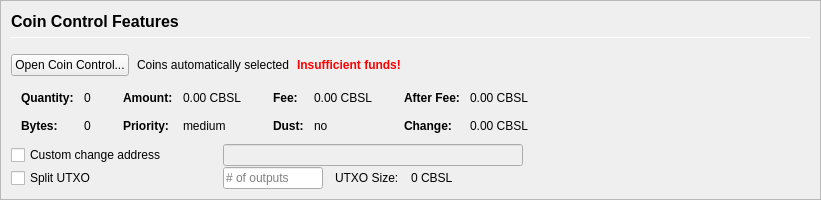
         <widget class="QFrame" name="frameCoinControl">
          <property name="sizePolicy">
           <sizepolicy hsizetype="Expanding" vsizetype="Expanding">
            <horstretch>0</horstretch>
            <verstretch>0</verstretch>
           </sizepolicy>
          </property>
          <property name="maximumSize">
           <size>
            <width>16777215</width>
            <height>16777215</height>
           </size>
          </property>
          <property name="frameShape">
           <enum>QFrame::StyledPanel</enum>
          </property>
          <property name="frameShadow">
           <enum>QFrame::Sunken</enum>
          </property>
          <layout class="QVBoxLayout" name="verticalLayoutCoinControl2">
           <property name="spacing">
            <number>0</number>
           </property>
           <property name="leftMargin">
            <number>0</number>
           </property>
           <property name="topMargin">
            <number>0</number>
           </property>
           <property name="rightMargin">
            <number>0</number>
           </property>
           <property name="bottomMargin">
            <number>0</number>
           </property>
           <item>
            <widget class="QFrame" name="frameCoinControl_BG">
             <layout class="QVBoxLayout" name="verticalLayoutCoinControl" stretch="0,0,0,0,0,0">
              <property name="spacing">
               <number>1</number>
              </property>
              <property name="leftMargin">
               <number>10</number>
              </property>
              <property name="topMargin">
               <number>10</number>
              </property>
              <item>
               <layout class="QHBoxLayout" name="horizontalLayoutCoinControl1">
                <property name="bottomMargin">
                 <number>15</number>
                </property>
                <item>
                 <layout class="QVBoxLayout" name="verticalLayout_3">
                  <property name="spacing">
                   <number>6</number>
                  </property>
                  <item>
                   <widget class="QLabel" name="labelCoinControlFeatures">
                    <property name="sizePolicy">
                     <sizepolicy hsizetype="Preferred" vsizetype="Maximum">
                      <horstretch>0</horstretch>
                      <verstretch>0</verstretch>
                     </sizepolicy>
                    </property>
                    <property name="minimumSize">
                     <size>
                      <width>0</width>
                      <height>20</height>
                     </size>
                    </property>
                    <property name="font">
                     <font>
                      <pointsize>12</pointsize>
                      <weight>75</weight>
                      <bold>true</bold>
                     </font>
                    </property>
                    <property name="styleSheet">
                     <string notr="true">font-weight:bold;</string>
                    </property>
                    <property name="text">
                     <string>Coin Control Features</string>
                    </property>
                   </widget>
                  </item>
                  <item>
                   <widget class="Line" name="line">
                    <property name="minimumSize">
                     <size>
                      <width>0</width>
                      <height>1</height>
                     </size>
                    </property>
                    <property name="maximumSize">
                     <size>
                      <width>16777215</width>
                      <height>1</height>
                     </size>
                    </property>
                    <property name="orientation">
                     <enum>Qt::Horizontal</enum>
                    </property>
                   </widget>
                  </item>
                 </layout>
                </item>
               </layout>
              </item>
              <item>
               <layout class="QHBoxLayout" name="horizontalLayoutCoinControl2" stretch="0,0,0,0">
                <property name="spacing">
                 <number>8</number>
                </property>
                <property name="bottomMargin">
                 <number>10</number>
                </property>
                <item>
                 <widget class="QPushButton" name="pushButtonCoinControl">
                  <property name="styleSheet">
                   <string notr="true"/>
                  </property>
                  <property name="text">
                   <string>Open Coin Control...</string>
                  </property>
                  <property name="autoDefault">
                   <bool>false</bool>
                  </property>
                 </widget>
                </item>
                <item>
                 <widget class="QLabel" name="labelCoinControlAutomaticallySelected">
                  <property name="text">
                   <string>Coins automatically selected</string>
                  </property>
                  <property name="margin">
                   <number>5</number>
                  </property>
                 </widget>
                </item>
                <item>
                 <widget class="QLabel" name="labelCoinControlInsuffFunds">
                  <property name="font">
                   <font>
                    <weight>75</weight>
                    <bold>true</bold>
                   </font>
                  </property>
                  <property name="styleSheet">
                   <string notr="true">color:red;font-weight:bold;</string>
                  </property>
                  <property name="text">
                   <string>Insufficient funds!</string>
                  </property>
                  <property name="margin">
                   <number>5</number>
                  </property>
                 </widget>
                </item>
                <item>
                 <spacer name="horizontalSpacerCoinControl">
                  <property name="orientation">
                   <enum>Qt::Horizontal</enum>
                  </property>
                  <property name="sizeHint" stdset="0">
                   <size>
                    <width>40</width>
                    <height>1</height>
                   </size>
                  </property>
                 </spacer>
                </item>
               </layout>
              </item>
              <item>
               <widget class="QWidget" name="widgetCoinControl" native="true">
                <property name="sizePolicy">
                 <sizepolicy hsizetype="Preferred" vsizetype="Preferred">
                  <horstretch>0</horstretch>
                  <verstretch>0</verstretch>
                 </sizepolicy>
                </property>
                <property name="minimumSize">
                 <size>
                  <width>0</width>
                  <height>0</height>
                 </size>
                </property>
                <property name="styleSheet">
                 <string notr="true"/>
                </property>
                <layout class="QHBoxLayout" name="horizontalLayoutCoinControl5">
                 <property name="leftMargin">
                  <number>0</number>
                 </property>
                 <property name="topMargin">
                  <number>0</number>
                 </property>
                 <property name="rightMargin">
                  <number>0</number>
                 </property>
                 <property name="bottomMargin">
                  <number>0</number>
                 </property>
                 <item>
                  <layout class="QHBoxLayout" name="horizontalLayoutCoinControl3" stretch="0,0,0,1">
                   <property name="spacing">
                    <number>20</number>
                   </property>
                   <property name="topMargin">
                    <number>0</number>
                   </property>
                   <property name="bottomMargin">
                    <number>10</number>
                   </property>
                   <item>
                    <layout class="QFormLayout" name="formLayoutCoinControl1">
                     <property name="horizontalSpacing">
                      <number>10</number>
                     </property>
                     <property name="verticalSpacing">
                      <number>14</number>
                     </property>
                     <property name="leftMargin">
                      <number>10</number>
                     </property>
                     <property name="topMargin">
                      <number>4</number>
                     </property>
                     <property name="rightMargin">
                      <number>6</number>
                     </property>
                     <item row="0" column="0">
                      <widget class="QLabel" name="labelCoinControlQuantityText">
                       <property name="font">
                        <font>
                         <weight>75</weight>
                         <bold>true</bold>
                        </font>
                       </property>
                       <property name="text">
                        <string>Quantity:</string>
                       </property>
                       <property name="margin">
                        <number>0</number>
                       </property>
                      </widget>
                     </item>
                     <item row="0" column="1">
                      <widget class="QLabel" name="labelCoinControlQuantity">
                       <property name="cursor">
                        <cursorShape>IBeamCursor</cursorShape>
                       </property>
                       <property name="contextMenuPolicy">
                        <enum>Qt::ActionsContextMenu</enum>
                       </property>
                       <property name="text">
                        <string notr="true">0</string>
                       </property>
                       <property name="margin">
                        <number>0</number>
                       </property>
                       <property name="textInteractionFlags">
                        <set>Qt::LinksAccessibleByMouse|Qt::TextSelectableByKeyboard|Qt::TextSelectableByMouse</set>
                       </property>
                      </widget>
                     </item>
                     <item row="1" column="0">
                      <widget class="QLabel" name="labelCoinControlBytesText">
                       <property name="font">
                        <font>
                         <weight>75</weight>
                         <bold>true</bold>
                        </font>
                       </property>
                       <property name="text">
                        <string>Bytes:</string>
                       </property>
                      </widget>
                     </item>
                     <item row="1" column="1">
                      <widget class="QLabel" name="labelCoinControlBytes">
                       <property name="cursor">
                        <cursorShape>IBeamCursor</cursorShape>
                       </property>
                       <property name="contextMenuPolicy">
                        <enum>Qt::ActionsContextMenu</enum>
                       </property>
                       <property name="text">
                        <string notr="true">0</string>
                       </property>
                       <property name="textInteractionFlags">
                        <set>Qt::LinksAccessibleByMouse|Qt::TextSelectableByKeyboard|Qt::TextSelectableByMouse</set>
                       </property>
                      </widget>
                     </item>
                    </layout>
                   </item>
                   <item>
                    <layout class="QFormLayout" name="formLayoutCoinControl2">
                     <property name="horizontalSpacing">
                      <number>10</number>
                     </property>
                     <property name="verticalSpacing">
                      <number>14</number>
                     </property>
                     <property name="leftMargin">
                      <number>6</number>
                     </property>
                     <property name="topMargin">
                      <number>4</number>
                     </property>
                     <property name="rightMargin">
                      <number>6</number>
                     </property>
                     <item row="0" column="0">
                      <widget class="QLabel" name="labelCoinControlAmountText">
                       <property name="font">
                        <font>
                         <weight>75</weight>
                         <bold>true</bold>
                        </font>
                       </property>
                       <property name="text">
                        <string>Amount:</string>
                       </property>
                       <property name="margin">
                        <number>0</number>
                       </property>
                      </widget>
                     </item>
                     <item row="0" column="1">
                      <widget class="QLabel" name="labelCoinControlAmount">
                       <property name="cursor">
                        <cursorShape>IBeamCursor</cursorShape>
                       </property>
                       <property name="contextMenuPolicy">
                        <enum>Qt::ActionsContextMenu</enum>
                       </property>
                       <property name="text">
                        <string notr="true">0.00 CBSL</string>
                       </property>
                       <property name="textInteractionFlags">
                        <set>Qt::LinksAccessibleByMouse|Qt::TextSelectableByKeyboard|Qt::TextSelectableByMouse</set>
                       </property>
                      </widget>
                     </item>
                     <item row="1" column="0">
                      <widget class="QLabel" name="labelCoinControlPriorityText">
                       <property name="font">
                        <font>
                         <weight>75</weight>
                         <bold>true</bold>
                        </font>
                       </property>
                       <property name="text">
                        <string>Priority:</string>
                       </property>
                      </widget>
                     </item>
                     <item row="1" column="1">
                      <widget class="QLabel" name="labelCoinControlPriority">
                       <property name="cursor">
                        <cursorShape>IBeamCursor</cursorShape>
                       </property>
                       <property name="contextMenuPolicy">
                        <enum>Qt::ActionsContextMenu</enum>
                       </property>
                       <property name="text">
                        <string>medium</string>
                       </property>
                       <property name="textInteractionFlags">
                        <set>Qt::LinksAccessibleByMouse|Qt::TextSelectableByKeyboard|Qt::TextSelectableByMouse</set>
                       </property>
                      </widget>
                     </item>
                    </layout>
                   </item>
                   <item>
                    <layout class="QFormLayout" name="formLayoutCoinControl3">
                     <property name="horizontalSpacing">
                      <number>10</number>
                     </property>
                     <property name="verticalSpacing">
                      <number>14</number>
                     </property>
                     <property name="leftMargin">
                      <number>6</number>
                     </property>
                     <property name="topMargin">
                      <number>4</number>
                     </property>
                     <property name="rightMargin">
                      <number>6</number>
                     </property>
                     <item row="0" column="0">
                      <widget class="QLabel" name="labelCoinControlFeeText">
                       <property name="font">
                        <font>
                         <weight>75</weight>
                         <bold>true</bold>
                        </font>
                       </property>
                       <property name="text">
                        <string>Fee:</string>
                       </property>
                       <property name="margin">
                        <number>0</number>
                       </property>
                      </widget>
                     </item>
                     <item row="0" column="1">
                      <widget class="QLabel" name="labelCoinControlFee">
                       <property name="cursor">
                        <cursorShape>IBeamCursor</cursorShape>
                       </property>
                       <property name="contextMenuPolicy">
                        <enum>Qt::ActionsContextMenu</enum>
                       </property>
                       <property name="text">
                        <string notr="true">0.00 CBSL</string>
                       </property>
                       <property name="textInteractionFlags">
                        <set>Qt::LinksAccessibleByMouse|Qt::TextSelectableByKeyboard|Qt::TextSelectableByMouse</set>
                       </property>
                      </widget>
                     </item>
                     <item row="1" column="0">
                      <widget class="QLabel" name="labelCoinControlLowOutputText">
                       <property name="font">
                        <font>
                         <weight>75</weight>
                         <bold>true</bold>
                        </font>
                       </property>
                       <property name="text">
                        <string>Dust:</string>
                       </property>
                      </widget>
                     </item>
                     <item row="1" column="1">
                      <widget class="QLabel" name="labelCoinControlLowOutput">
                       <property name="cursor">
                        <cursorShape>IBeamCursor</cursorShape>
                       </property>
                       <property name="contextMenuPolicy">
                        <enum>Qt::ActionsContextMenu</enum>
                       </property>
                       <property name="text">
                        <string>no</string>
                       </property>
                       <property name="textInteractionFlags">
                        <set>Qt::LinksAccessibleByMouse|Qt::TextSelectableByKeyboard|Qt::TextSelectableByMouse</set>
                       </property>
                      </widget>
                     </item>
                    </layout>
                   </item>
                   <item>
                    <layout class="QFormLayout" name="formLayoutCoinControl4">
                     <property name="horizontalSpacing">
                      <number>10</number>
                     </property>
                     <property name="verticalSpacing">
                      <number>14</number>
                     </property>
                     <property name="leftMargin">
                      <number>6</number>
                     </property>
                     <property name="topMargin">
                      <number>4</number>
                     </property>
                     <property name="rightMargin">
                      <number>6</number>
                     </property>
                     <item row="0" column="0">
                      <widget class="QLabel" name="labelCoinControlAfterFeeText">
                       <property name="font">
                        <font>
                         <weight>75</weight>
                         <bold>true</bold>
                        </font>
                       </property>
                       <property name="text">
                        <string>After Fee:</string>
                       </property>
                       <property name="margin">
                        <number>0</number>
                       </property>
                      </widget>
                     </item>
                     <item row="0" column="1">
                      <widget class="QLabel" name="labelCoinControlAfterFee">
                       <property name="cursor">
                        <cursorShape>IBeamCursor</cursorShape>
                       </property>
                       <property name="contextMenuPolicy">
                        <enum>Qt::ActionsContextMenu</enum>
                       </property>
                       <property name="text">
                        <string notr="true">0.00 CBSL</string>
                       </property>
                       <property name="textInteractionFlags">
                        <set>Qt::LinksAccessibleByMouse|Qt::TextSelectableByKeyboard|Qt::TextSelectableByMouse</set>
                       </property>
                      </widget>
                     </item>
                     <item row="1" column="0">
                      <widget class="QLabel" name="labelCoinControlChangeText">
                       <property name="font">
                        <font>
                         <weight>75</weight>
                         <bold>true</bold>
                        </font>
                       </property>
                       <property name="text">
                        <string>Change:</string>
                       </property>
                      </widget>
                     </item>
                     <item row="1" column="1">
                      <widget class="QLabel" name="labelCoinControlChange">
                       <property name="cursor">
                        <cursorShape>IBeamCursor</cursorShape>
                       </property>
                       <property name="contextMenuPolicy">
                        <enum>Qt::ActionsContextMenu</enum>
                       </property>
                       <property name="text">
                        <string notr="true">0.00 CBSL</string>
                       </property>
                       <property name="textInteractionFlags">
                        <set>Qt::LinksAccessibleByMouse|Qt::TextSelectableByKeyboard|Qt::TextSelectableByMouse</set>
                       </property>
                      </widget>
                     </item>
                    </layout>
                   </item>
                  </layout>
                 </item>
                </layout>
               </widget>
              </item>
              <item>
               <layout class="QHBoxLayout" name="horizontalLayoutCoinControl4">
                <property name="spacing">
                 <number>12</number>
                </property>
                <property name="sizeConstraint">
                 <enum>QLayout::SetDefaultConstraint</enum>
                </property>
                <property name="topMargin">
                 <number>0</number>
                </property>
                <property name="rightMargin">
                 <number>0</number>
                </property>
                <item>
                 <widget class="QCheckBox" name="checkBoxCoinControlChange">
                  <property name="sizePolicy">
                   <sizepolicy hsizetype="Preferred" vsizetype="Preferred">
                    <horstretch>0</horstretch>
                    <verstretch>0</verstretch>
                   </sizepolicy>
                  </property>
                  <property name="minimumSize">
                   <size>
                    <width>200</width>
                    <height>0</height>
                   </size>
                  </property>
                  <property name="maximumSize">
                   <size>
                    <width>200</width>
                    <height>16777215</height>
                   </size>
                  </property>
                  <property name="toolTip">
                   <string>If this is activated, but the change address is empty or invalid, change will be sent to a newly generated address.</string>
                  </property>
                  <property name="text">
                   <string>Custom change address</string>
                  </property>
                 </widget>
                </item>
                <item>
                 <widget class="QValidatedLineEdit" name="lineEditCoinControlChange">
                  <property name="enabled">
                   <bool>false</bool>
                  </property>
                  <property name="sizePolicy">
                   <sizepolicy hsizetype="Preferred" vsizetype="Preferred">
                    <horstretch>0</horstretch>
                    <verstretch>0</verstretch>
                   </sizepolicy>
                  </property>
                  <property name="minimumSize">
                   <size>
                    <width>300</width>
                    <height>0</height>
                   </size>
                  </property>
                 </widget>
                </item>
                <item>
                 <widget class="QLabel" name="labelCoinControlChangeLabel">
                  <property name="sizePolicy">
                   <sizepolicy hsizetype="Preferred" vsizetype="Preferred">
                    <horstretch>0</horstretch>
                    <verstretch>0</verstretch>
                   </sizepolicy>
                  </property>
                  <property name="minimumSize">
                   <size>
                    <width>100</width>
                    <height>0</height>
                   </size>
                  </property>
                  <property name="text">
                   <string/>
                  </property>
                  <property name="margin">
                   <number>3</number>
                  </property>
                 </widget>
                </item>
               </layout>
              </item>
              <item>
               <layout class="QHBoxLayout" name="horizontalLayoutCoinControl6">
                <property name="spacing">
                 <number>12</number>
                </property>
                <property name="rightMargin">
                 <number>0</number>
                </property>
                <item>
                 <widget class="QCheckBox" name="splitBlockCheckBox">
                  <property name="sizePolicy">
                   <sizepolicy hsizetype="Preferred" vsizetype="Preferred">
                    <horstretch>0</horstretch>
                    <verstretch>0</verstretch>
                   </sizepolicy>
                  </property>
                  <property name="minimumSize">
                   <size>
                    <width>200</width>
                    <height>0</height>
                   </size>
                  </property>
                  <property name="maximumSize">
                   <size>
                    <width>200</width>
                    <height>16777215</height>
                   </size>
                  </property>
                  <property name="text">
                   <string>Split UTXO</string>
                  </property>
                 </widget>
                </item>
                <item>
                 <widget class="QLineEdit" name="splitBlockLineEdit">
                  <property name="sizePolicy">
                   <sizepolicy hsizetype="Preferred" vsizetype="Preferred">
                    <horstretch>50</horstretch>
                    <verstretch>0</verstretch>
                   </sizepolicy>
                  </property>
                  <property name="minimumSize">
                   <size>
                    <width>100</width>
                    <height>0</height>
                   </size>
                  </property>
                  <property name="maximumSize">
                   <size>
                    <width>100</width>
                    <height>16777215</height>
                   </size>
                  </property>
                  <property name="placeholderText">
                   <string># of outputs</string>
                  </property>
                 </widget>
                </item>
                <item>
                 <widget class="QLabel" name="labelBlockSizeText">
                  <property name="text">
                   <string>UTXO Size:</string>
                  </property>
                 </widget>
                </item>
                <item>
                 <widget class="QLabel" name="labelBlockSize">
                  <property name="text">
                   <string>0 CBSL</string>
                  </property>
                 </widget>
                </item>
                <item>
                 <spacer name="horizontalSpacer_7">
                  <property name="orientation">
                   <enum>Qt::Horizontal</enum>
                  </property>
                  <property name="sizeHint" stdset="0">
                   <size>
                    <width>40</width>
                    <height>20</height>
                   </size>
                  </property>
                 </spacer>
                </item>
               </layout>
              </item>
              <item>
               <spacer name="verticalSpacerCoinControl">
                <property name="orientation">
                 <enum>Qt::Vertical</enum>
                </property>
                <property name="sizeHint" stdset="0">
                 <size>
                  <width>800</width>
                  <height>1</height>
                 </size>
                </property>
               </spacer>
              </item>
             </layout>
            </widget>
           </item>
          </layout>
         </widget>
